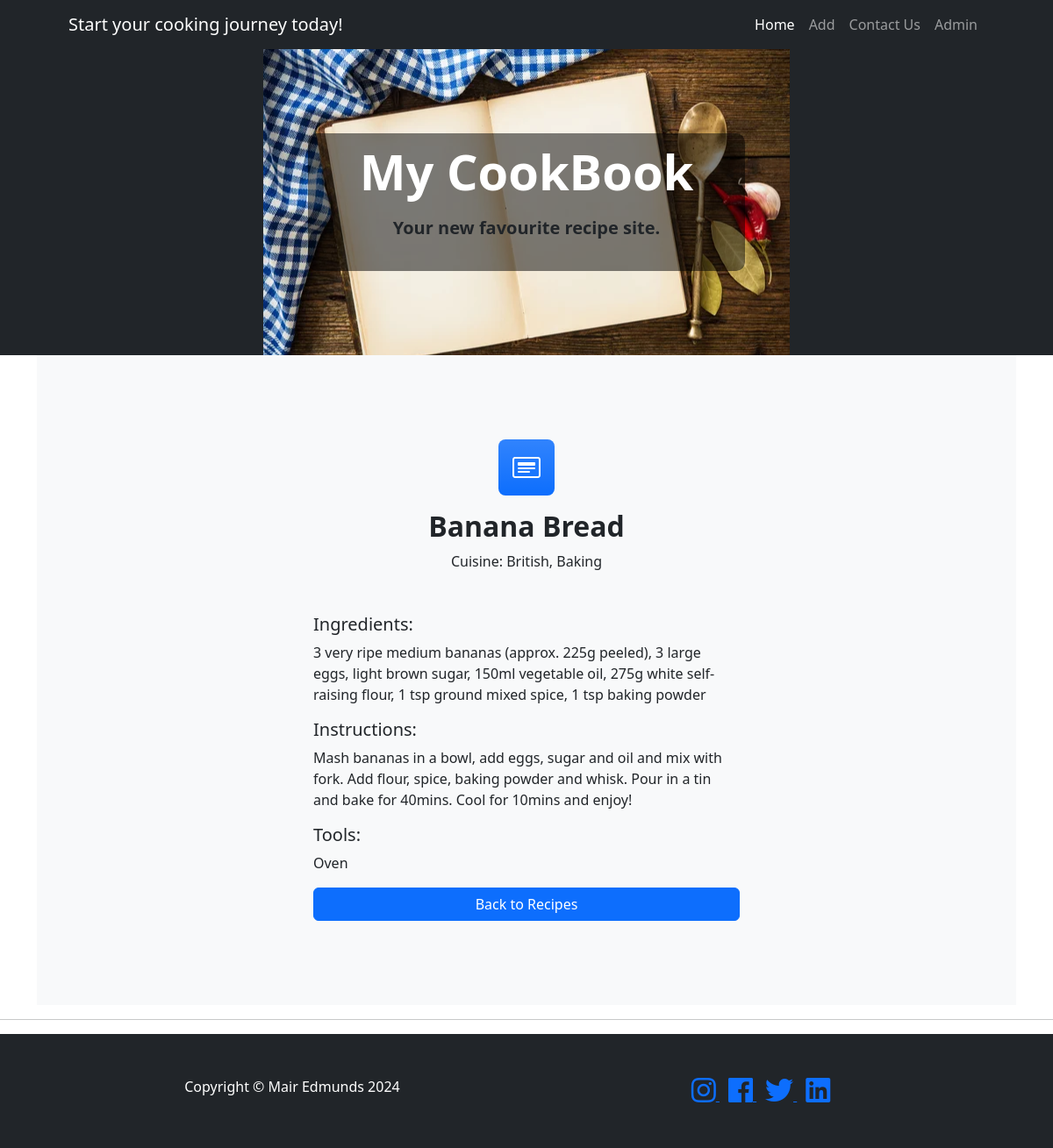
/full_recipe/1, run on the app's committed database.
### run.py (models this page shows)
class Recipe(db.Model):
    id = db.Column(db.Integer, primary_key=True)
    name = db.Column(db.String(255), nullable=False)
    ingredients = db.Column(db.Text, nullable=False)
    instructions = db.Column(db.Text, nullable=False)
    tools = db.Column(db.String(255), nullable=False)
    cuisine = db.Column(db.String(255), nullable=False)

### run.py (the view)
@app.route('/full_recipe/<int:recipe_id>')
def full_recipe(recipe_id):
    recipe = Recipe.query.get(recipe_id)
    if recipe is None:
        return "Recipe not found", 404
    return render_template('full_recipe.html', recipe=recipe)

### templates/full_recipe.html
{% extends "base.html" %}
{% block content %}
<section class="py-5 bg-light">
    <div class="container px-5 my-5">
        <div class="text-center mb-5">
            <div class="feature bg-primary bg-gradient text-white rounded-3 mb-3"><i class="bi bi-card-heading"></i>
            </div>
            <h2 class="fw-bolder">{{ recipe.name }}</h2>
            <p>Cuisine: {{ recipe.cuisine }}</p>
        </div>
        <div class="row gx-5 justify-content-center">
            <div class="col-lg-6">
                <h5>Ingredients:</h4>
                    <p>{{ recipe.ingredients }}</p>
                    <h5>Instructions:</h4>
                        <p>{{ recipe.instructions }}</p>
                        <h5>Tools:</h4>
                            <p>{{ recipe.tools }}</p>
                            <div class="d-grid mt-2">
                                <a href="{{ url_for('index') }}" class="btn btn-primary">Back to Recipes</a>
                            </div>
            </div>
        </div>
    </div>
</section>
{% endblock %}

### templates/base.html (shortened to what this page needs)
<!DOCTYPE html>
<html lang="en">
<head>
    <link rel="stylesheet" href="{{ url_for('static', filename='css/styles.css') }}">
    <link rel="stylesheet" href="https://use.fontawesome.com/releases/v5.7.2/css/all.css"
>
    <link href="https://cdn.jsdelivr.net/npm/bootstrap-icons@1.4.1/font/bootstrap-icons.css" rel="stylesheet" />
    <link href="{{ url_for('static', filename='css/styles.css') }}" rel="stylesheet" />
</head>
<body>
    <nav class="navbar navbar-expand-lg navbar-dark bg-dark fixed-top">
        <div class="container px-5">
            <a class="navbar-brand" href="{{ url_for('index')}}">Start your cooking journey today!</a>
            <div class="collapse navbar-collapse" id="navbarSupportedContent">
                <ul class="navbar-nav ms-auto mb-2 mb-lg-0">
                    <li class="nav-item"><a class="nav-link active" aria-current="page"
                            href="{{ url_for('index')}}">Home</a></li>
                    <li class="nav-item"><a class="nav-link" href="{{ url_for('addrecipe') }}">Add</a></li>
                    <li class="nav-item"><a class="nav-link" href="{{ url_for('contact') }}">Contact Us</a>
                    </li>
                    <li class="nav-item"><a class="nav-link" href="{{ url_for('login') }}">Admin</a></li>
                </ul>
            </div>
        </div>
    </nav>
    <header class="bg-dark py-5"
        style="background-image: url('{{ url_for('static', filename='images/cookbook.jpg') }}'); background-position: center center; background-repeat: no-repeat">
        <div class="container px-5">
            <div class="row gx-5 justify-content-center">
                <div class="col-lg-6">
                    <div class="text-center my-5">
                        <div class="title-background "
                            style="background-color: rgba(0, 0, 0, 0.5); border-radius: 10px; padding: 10px;">
                            <h1 class="display-4 fw-bolder text-white mb-3">My CookBook</h1>
                            <p class="lead fw-bold text-white-10 mb-4">Your new favourite recipe site.</p>
                        </div>
                    </div>
                </div>
            </div>
        </div>
    </header>
    <div class="container">
        {% block content %}
        {% endblock %}
    </div>
    <hr>
    <footer class="py-5 bg-dark">
        <div class="container px-5">
            <div class="row">
                <div class="col-lg-6">
                    <p class="m-0 text-center text-white">Copyright &copy; Mair Edmunds 2024</p>
                </div>
                <div class="col-lg-6">
                    <p class="m-0 text-center text-white">
                        <a href="https://www.instagram.com/" target="_blank" rel="noopener">
                            <i class="fab fa-instagram fa-2x"></i>
                        </a>
                        <a href="https://www.facebook.com/" target="_blank" rel="noopener">
                            <i class="fab fa-facebook fa-2x"></i>
                        </a>
                        <a href="https://www.twitter.com/" target="_blank" rel="noopener">
                            <i class="fab fa-twitter fa-2x"></i>
                        </a>
                        <a href="https://www.linkedin.com/" target="_blank" rel="noopener">
                            <i class="fab fa-linkedin fa-2x"></i>
                        </a>
                    </p>
                </div>
            </div>
        </div>
    </footer>
</body>
</html>

### data on the page
Recipe: name "Banana Bread", cuisine "British, Baking", ingredients "3 very ripe medium bananas (approx. 225g peeled), 3 large eggs, light brown sugar, 150ml vegetable oil, 275g white self-raising flour, 1 tsp ground mixed spice, 1 tsp baking powder", instructions "Mash bananas in a bowl, add eggs, sugar and oil and mix with fork. Add flour, spice, baking powder and whisk. Pour in a tin and bake for 40mins. Cool for 10mins and enjoy!", tools "Oven"
